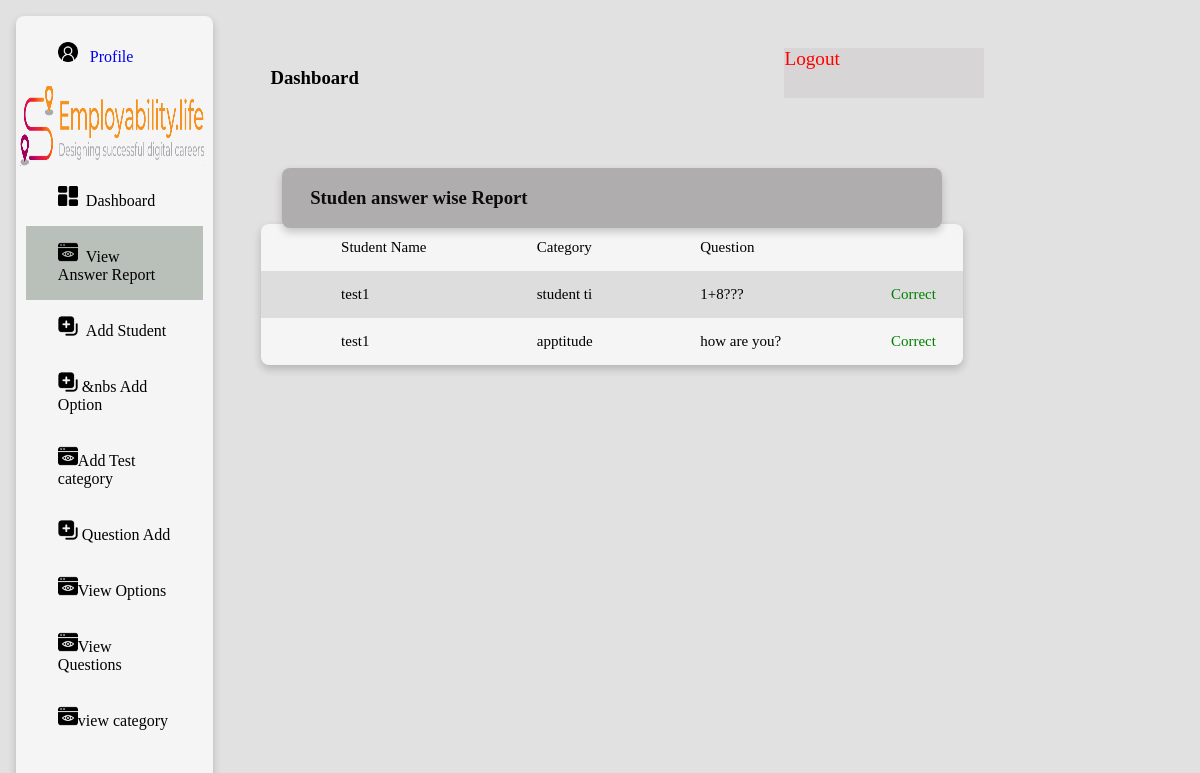
The app's page /correct_answer/ with its own data.
### quiz/models.py (models this page shows, shortened)
class Answer(models.Model):
    owner=models.ForeignKey(registerform,on_delete=models.CASCADE, null=True, default="")
    quiz1=models.ForeignKey(Quiz, on_delete=models.CASCADE, null=True, default="")
    question=models.ForeignKey(question, on_delete=models.CASCADE, null=True, default="")
    score=models.BooleanField()

class registerform(models.Model):
    name=models.CharField(max_length=100)
    email=models.EmailField()
    Enrollment_No=models.CharField(max_length=100)
    password=models.CharField(max_length=20)
    Attendance=models.PositiveIntegerField(default=0)
    cgpa=models.CharField("CGPA",default='',max_length=10,blank=True)
    gpa=models.CharField("GPA",default='',max_length=10,blank=True)
    review=models.TextField(default="",blank=True)
    score=models.PositiveIntegerField(default=0,blank=True,)
    def __str__(self):
        return self.name

class Quiz(models.Model):
    title=models.CharField(max_length=10)
    category=models.ForeignKey(Testcategory,on_delete=models.CASCADE, null=True, default="")
    time_stamp=models.DateField(auto_now=True)
    def __str__(self):
        return self.title

class question(models.Model):
    categoryName=models.ForeignKey(Testcategory, on_delete=models.CASCADE, null=True, default="")
    question=models.TextField()
    def __str__(self):
        return self.question

### quiz/views.py (the view)
# urls.py: path('correct_answer/',correct_answer,name='correct_answer'),
def correct_answer(request):
    ans=Answer.objects.all()
    return render(request,'viewanswer.html',{'ans':ans})

### quiz/templates/viewanswer.html (shortened to what this page needs)
{% load static %}
<html>
    <head>
        <link rel="stylesheet" href="{% static 'css/demo.css' %}">
    </head>
    <body>
        <div class="main">
            <div class="menu">
                <div class="card menu_item">
                    <span class="button button1" onclick="window.location.href='';" style="margin-top: 10px;">
                        <a href="{% url 'adprofile' %}" style="text-decoration: none;">
                            <img src="{% static 'icon/profile.png' %}" height="20px" width="20px"> &nbsp Profile
                        </a>
                    </span>
                    <br>
                    <div class="logo"><img src="{% static 'images/logo.png' %}" height="80px" width="94%" style="margin:2%;"
                            onclick="window.location.href='#';"></div>
                    <a class="button button1" href={% url 'index1' %}><img src="{% static 'icon/dashbord.png' %}"
                            height="20px" width="20px"> &nbspDashboard</span></a>
                    <a class="button button1 active" href={% url 'correct_answer' %}><img src="{% static 'icon/view.png' %}"
                            height="20px" width="20px"> &nbspView Answer Report</span></a>
                    <a class="button button1" href={% url 'addstudent' %}><img src="{% static 'icon/create.png' %}"
                            height="20px" width="20px"> &nbspAdd Student</span></a>
                    <a class="button button1" href={% url 'addoption' %}><img src="{% static 'icon/create.png' %}"
                            height="20px" width="20px"> &nbs Add Option</span></a>
                    <a class="button button1" href={% url 'addcategory' %}><img src="{% static 'icon/view.png' %}"
                            height="20px" width="20px">Add Test category</span></a>
                    <a class="button button1 " href={% url 'quistion1' %}><img src="{% static 'icon/create.png' %}"
                            height="20px" width="20px"> Question Add</span></a>
                    <a class="button button1" href={% url 'viewoption' %}><img src="{% static 'icon/view.png' %}"
                            height="20px" width="20px">View Options</span></a>
                    <a class="button button1" href={% url 'viewquestion' %}><img src="{% static 'icon/view.png' %}"
                            height="20px" width="20px">View Questions</span></a>
                    <a class="button button1" href={% url 'viewcategory' %}><img src="{% static 'icon/view.png' %}"
                            height="20px" width="20px">view category </span></a>
                            <br>
                </div>
            </div>
            <div class="stdreportdrd">
                <div class="dashboard">
                <div class="hed">
                    <h3 class="dbord"> &nbsp Dashboard</h3>
                </div>
                <a href="{% url 'admlogout' %}" class="button logout" style="text-decoration: none;color: red;font-size: larger;">Logout</span></a>
                <div class="card table stdtbl">
                    <div class="card studentreport">
                        <h3 style="font-weight: bold;">&nbsp &nbsp &nbsp Studen answer wise Report</h3>
                    </div>
                    <table>
                        <tr>
                                <td>Student Name</td>
                                <td>Category</td>
                                <td>Question</td>
                        </tr>
                        {% for i in ans %}
                        <tr>
                            <td>{{i.owner}}</td>
                            <td>{{i.quiz1}}</td>
                            <td>{{i.question}}</td>
                            <td style="color: green;">Correct</td>
                        </tr>
                        {% endfor %}
                    </table>
                </div>
            </div>
        </div>
    </body>
</html>

### quiz/static/css/demo.css (style rules this page uses)
* { box-sizing: border-box; }
body { background-color: #d1cece9c; }
.menu { float: left; width: 18%; }
.menu_item { margin: 8px; height: 98%; }
.card { background-color: whitesmoke; box-shadow: 0 4px 8px 0 rgba(0,0,0,0.2); transition: 0.3s; border-radius: 8px; }
td { text-align:start; padding-top: 15px; padding-right: 15px; padding-bottom: 15px; padding-left: 80px; font-size: 15px; }
.table { position: absolute; width: 97%; top: 10%; margin-top:150px ; }
.dbord { float: left; }
.logout { float: right; background-color:#d1cece9c; width: 200px; height: 50px; }
.dashboard { position: relative; float: left; padding: 20px; width: 82%; height: 300px; }
table { border-collapse: collapse; width: 100%; padding-top: 20PX; }
tr:nth-child(even) { background-color: #dddddd; }
.button1 { border: none; color: white; padding: 16px 32px; text-decoration: none; display: inline-block; font-size: 16px; margin-left:5%; margin-right:5%; transition-duration: 0.4s; cursor: pointer; }
.button1 { background-color: whitesmoke; color: black; border: 2px #c3c3c3; width: 90%; }
.active { background-color: #b9c0b9; }
img { cursor: pointer; }
.studentreport { position:absolute; left:3% ; bottom: 97%; height: 60px; width: 94%; background-color:#afadad; color: rgba(0, 0, 0, 0.934); }
.stdtbl { position: relative; }
.stdreportdrd { position: relative; float: left; padding: 20px; width: 82%; }

### records on screen
Answer: owner "test1", quiz1 "student ti", question "1+8???"
Answer: owner "test1", quiz1 "apptitude", question "how are you?"
